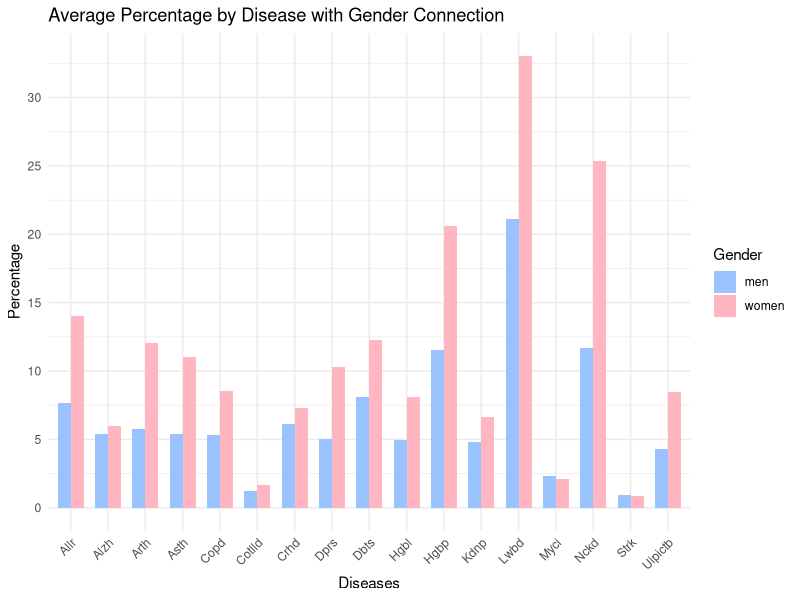
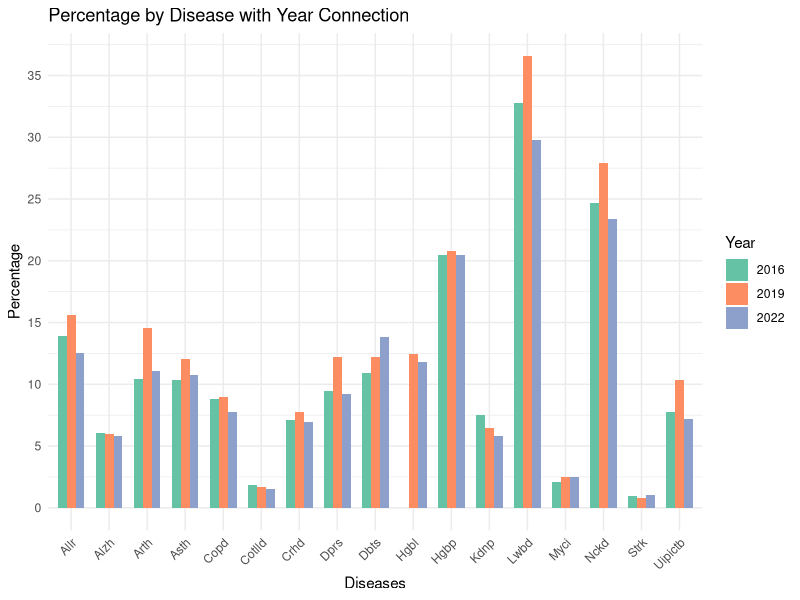
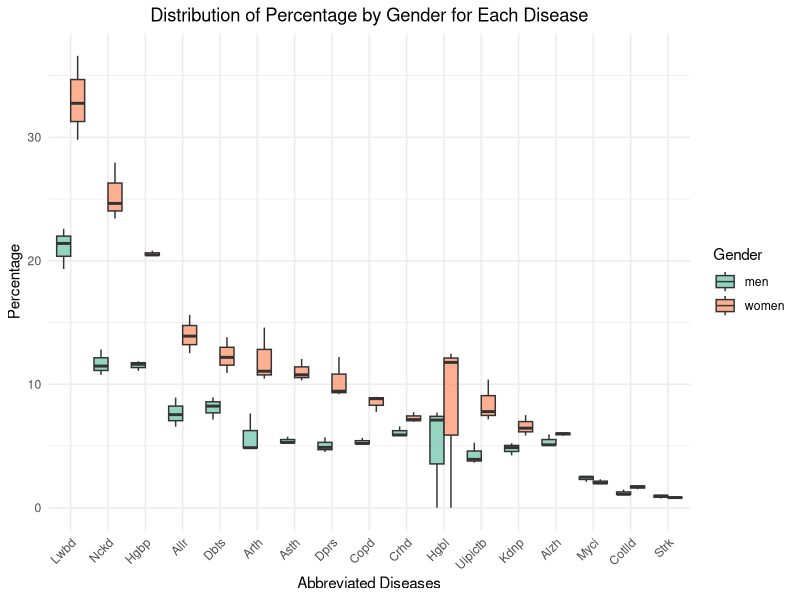
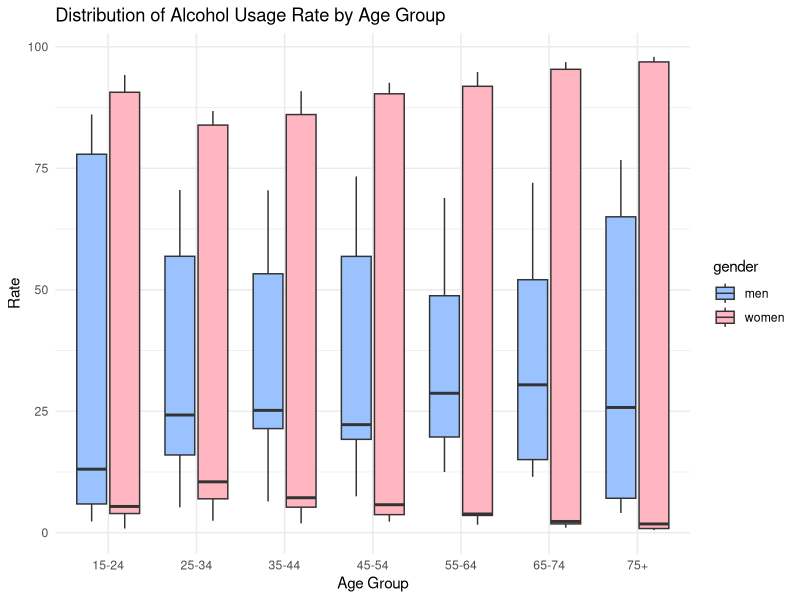
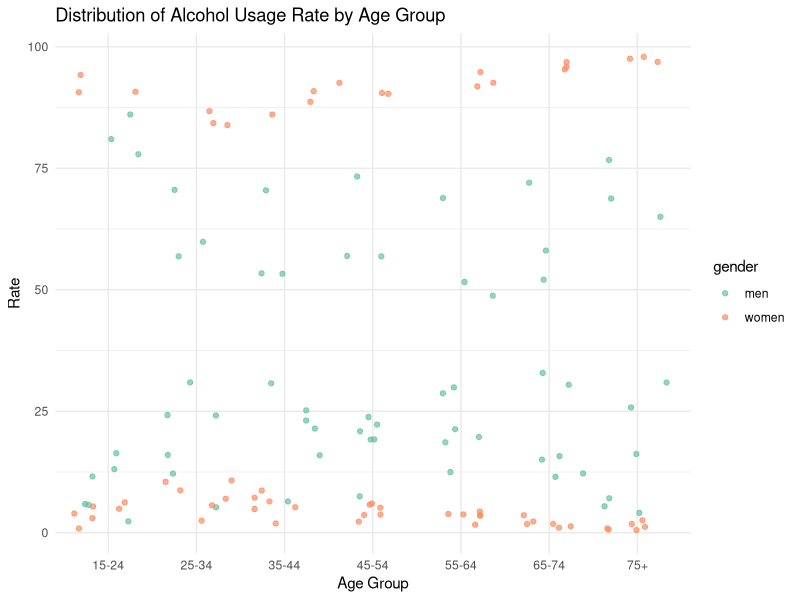
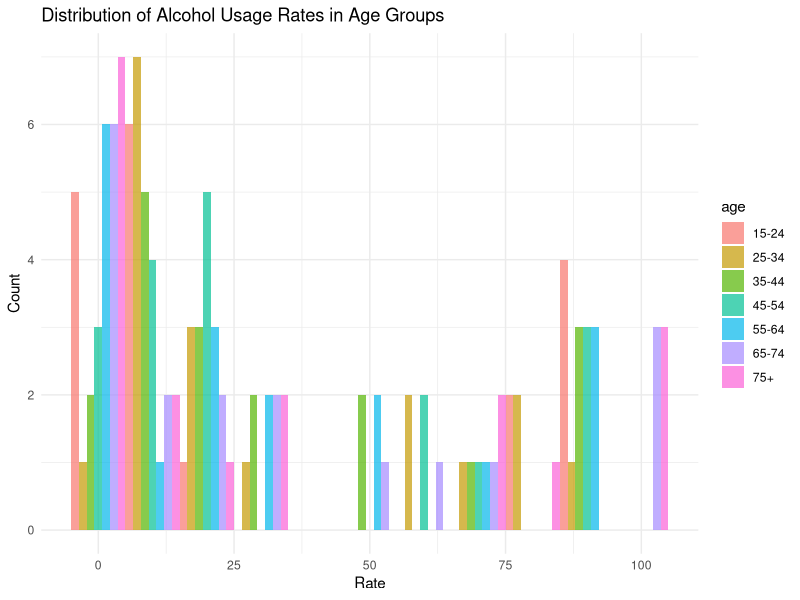
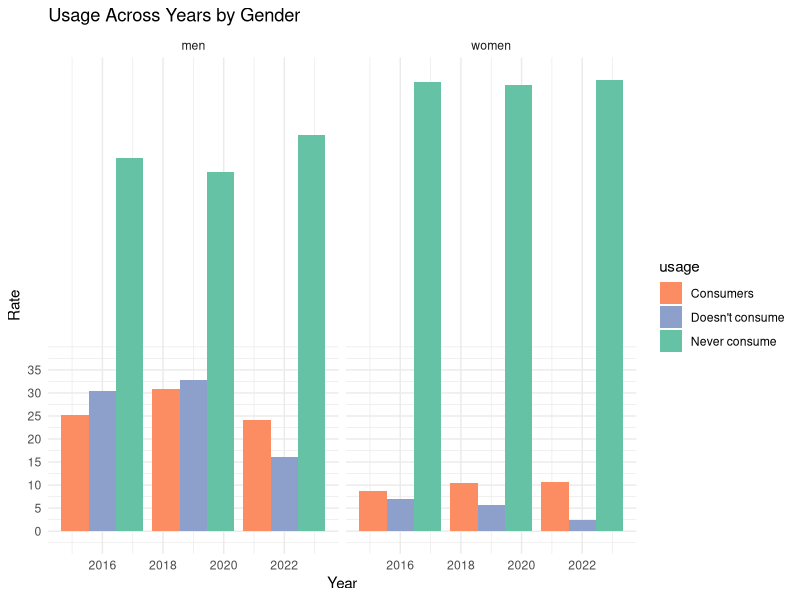
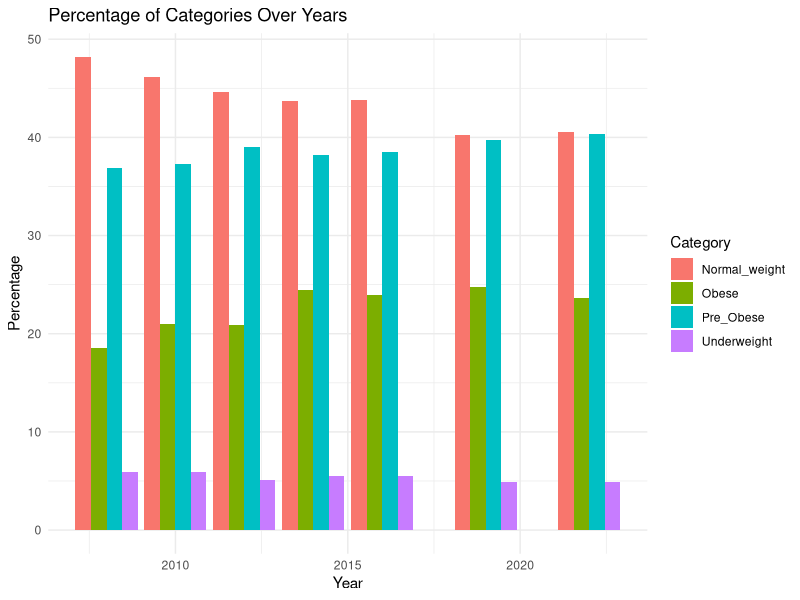

Generate these figures, in order, with R:
## ---- chunk 1
#| echo: false
suppressPackageStartupMessages(library(dplyr))
library(readxl)
library(dplyr)
library(tidyr)
library(ggplot2)

data_1 <- read_excel("tidydataset1.xls")
colnames(data_1) <- c("Diseases", "men_2016", "women_2016", "men_2019", "women_2019", "men_2022", "women_2022")

data_1_longer <- data_1 %>%
  pivot_longer(cols = starts_with(c("men", "women")),
               names_to = "Gender",
               values_to = "Percentage") %>%
  separate(Gender, into = c("Gender", "Year"), sep = "_") %>%
  arrange(Diseases) %>%
  mutate_at(vars(Year, Percentage), as.numeric) %>%
  mutate(Diseases = gsub("^\\n", "", Diseases))
## ---- chunk 2
#| code-fold: true
#| code-summary: "Show the code"

abbreviate_disease_names <- abbreviate(data_1_longer$Diseases)
ggplot(data_1_longer, aes(x = Diseases, y = Percentage, fill = Gender)) +
  geom_bar(stat = "summary", fun = "mean", position = "dodge", width = 0.7) +
  labs(title = "Average Percentage by Disease with Gender Connection",
       x = "Diseases",
       y = "Percentage") +
  scale_x_discrete(labels = abbreviate_disease_names) +
  scale_y_continuous(breaks = seq(0, 30, by = 5)) +
  scale_fill_manual(values = c("#99C2FF", "#FFB6C1")) +
  theme_minimal() +
  theme(axis.text.x = element_text(angle = 45, hjust = 1))
## ---- chunk 3
#| code-fold: true
#| code-summary: "Show the code"

abbreviate_disease_names <- abbreviate(data_1_longer$Diseases)

custom_colors <- c("#66c2a5", "#fc8d62", "#8da0cb")

ggplot(data_1_longer, aes(x = Diseases, y = Percentage, fill = as.factor(Year))) +
  geom_bar(stat = "identity", position = "dodge", width = 0.7) +
  labs(title = "Percentage by Disease with Year Connection",
       x = "Diseases",
       y = "Percentage",
       fill = "Year") +
  scale_x_discrete(labels = abbreviate_disease_names) +
  scale_y_continuous(breaks = seq(0, 35, by = 5)) +
  scale_fill_manual(values = custom_colors) +
  theme_minimal() +
  theme(axis.text.x = element_text(angle = 45, hjust = 1))


## ---- chunk 4
#| code-fold: true
#| code-summary: "Show the code"
abbreviate_disease_names <- abbreviate(data_1_longer$Diseases)

ggplot(data_1_longer, aes(x = reorder(abbreviate_disease_names, -Percentage), y = Percentage, fill = Gender)) +
  geom_boxplot(position = "dodge", alpha = 0.7) +
  labs(title = "Distribution of Percentage by Gender for Each Disease",
       x = "Abbreviated Diseases",
       y = "Percentage",
       fill = "Gender") +
  scale_fill_manual(values = c("#66c2a5", "#fc8d62")) +
  theme_minimal() +
  theme(plot.title = element_text(hjust = 0.5),
        axis.text.x = element_text(angle = 45, hjust = 1))
## ---- chunk 5
#| echo: false
suppressPackageStartupMessages(library(dplyr))
library(readxl)
library(dplyr)
library(tidyr)
library(ggplot2)

data_2 <- read_excel("tidydataset2.xls")
colnames(data_2) <- c("age", "men_2016", "women_2016", "men_2019", "women_2019", "men_2022", "women_2022", "usage")
data_2_longer <- data_2 %>%
  pivot_longer(cols = starts_with(c("men", "women")),
               names_to = "gender",
               values_to = "rate") %>%
  separate(gender, into = c("gender", "year"), sep = "_") %>%
  arrange(age) %>%
  mutate_at(vars(year, rate), as.numeric) %>%
  na.omit()
## ---- chunk 6
#| code-fold: true
#| code-summary: "Show the code"
ggplot(data_2_longer, aes(x = age, y = rate, fill = gender)) +
  geom_boxplot() +
  labs(title = "Distribution of Alcohol Usage Rate by Age Group",
       x = "Age Group",
       y = "Rate") +
  scale_fill_manual(values = c("#99C2FF", "#FFB6C1")) +
  theme_minimal()
## ---- chunk 7
#| code-fold: true
#| code-summary: "Show the code"
ggplot(data_2_longer, aes(x = age, y = rate, color = gender)) +
  geom_jitter(alpha = 0.7) +
  labs(title = "Distribution of Alcohol Usage Rate by Age Group",
       x = "Age Group",
       y = "Rate") +
  scale_color_manual(values = c("#66c2a5", "#fc8d62")) +
  theme(axis.text.x = element_text(angle = 45, hjust = 1)) +
  theme_minimal()

## ---- chunk 8
#| code-fold: true
#| code-summary: "Show the code"
ggplot(data_2_longer, aes(x = rate, fill = age)) +
  geom_histogram(binwidth = 10, position = "dodge", alpha = 0.7) +
  labs(title = "Distribution of Alcohol Usage Rates in Age Groups",
       x = "Rate",
       y = "Count") +
  theme_minimal()
## ---- chunk 9
#| code-fold: true
#| code-summary: "Show the code"
custom_colors <- c("#fc8d62", "#8da0cb","#66c2a5")
ggplot(data_2_longer, aes(x = year, y = rate, fill = usage)) +
  geom_bar(stat = "identity", position = "dodge") +
  facet_grid(. ~ gender) +
  labs(title = "Usage Across Years by Gender",
       x = "Year",
       y = "Rate") +
  scale_y_continuous(breaks = seq(0, 35, by = 5)) +
  scale_fill_manual(values = custom_colors) +
  theme_minimal() 
 
## ---- chunk 10
#| echo: false
suppressPackageStartupMessages(library(dplyr))
library(readxl)
library(dplyr)
library(tidyr)
library(ggplot2)
data_3 <- read_excel("tidydataset3.xls")
colnames(data_3) <- c("Year", "Sex", "Underweight", "Normal_weight", "Pre_Obese", "Obese")
data_3_long <- data_3 %>%
  pivot_longer(cols = c(Underweight, Normal_weight, Pre_Obese, Obese),
               names_to = "Category",
               values_to = "Percentage")
## ---- chunk 11
#| code-fold: true
#| code-summary: "Show the code"
ggplot(data_3_long, aes(x = Year, y = Percentage, fill = Category)) +
  geom_bar(stat = "identity", position = "dodge") +
  labs(title = "Percentage of Categories Over Years",
       x = "Year",
       y = "Percentage") +
  theme_minimal()
## ---- chunk 12
#| code-fold: true
#| code-summary: "Show the code"
ggplot(data_3_long, aes(x = Year, y = Percentage, color = Category)) +
  geom_line() +
  labs(title = "Percentage Trends Over Years",
       x = "Year",
       y = "Percentage") +
  theme_minimal()
## ---- chunk 13
#| code-fold: true
#| code-summary: "Show the code"
ggplot(data_3_long, aes(x = Year, y = Percentage, fill = Category)) +
  geom_area() +
  labs(title = "Composition of Categories Over Years",
       x = "Year",
       y = "Percentage") +
  theme_minimal()
## ---- chunk 14
#| code-fold: true
#| code-summary: "Show the code"
ggplot(data_3_long, aes(x = Sex, y = Percentage, fill = Category)) +
  geom_bar(stat = "identity", position = "dodge") +
  labs(title = "Percentage of Categories by Gender",
       x = "Gender",
       y = "Percentage") +
  theme_minimal()
